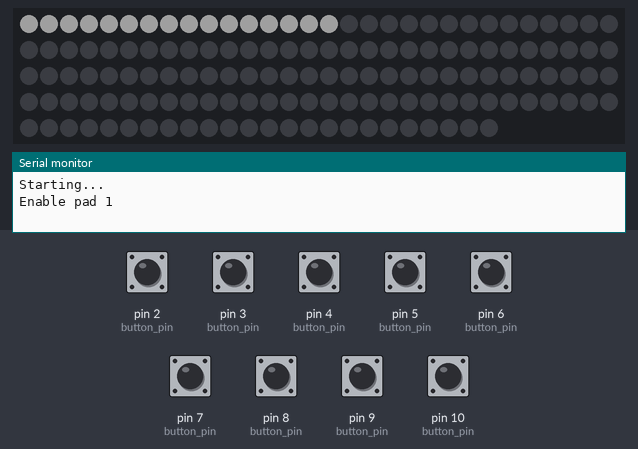
Bench run of a sketch on a simulated Arduino Uno, built with avr-gcc and run on an emulated ATmega328P. Shown: 144 RGB LEDs in strip order, left to right, continuing on the next row, the last lines printed to the serial monitor. Inputs (shaded band) come from the test bench; at power-on: pin 2 (button_pin), pin 3 (button_pin), pin 4 (button_pin), pin 5 (button_pin), pin 6 (button_pin), pin 7 (button_pin), pin 8 (button_pin), pin 9 (button_pin), pin 10 (button_pin) HIGH. Dim RGB values are drawn brighter than linear.

Above: at 0.1 s.
At 0.5 s:
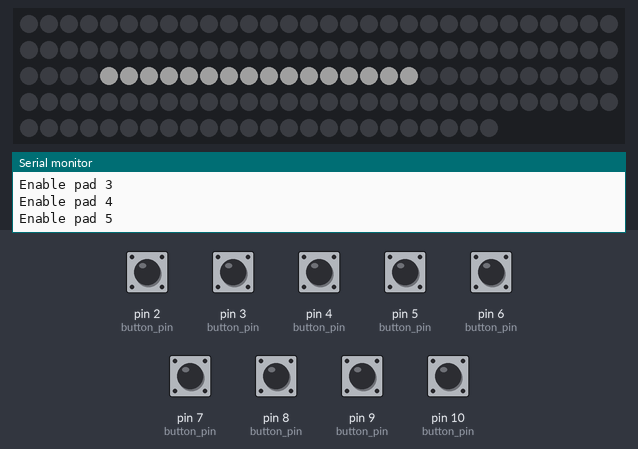
At 1.0 s:
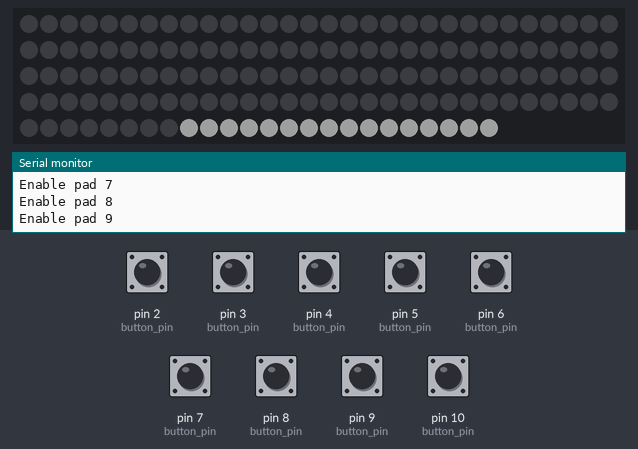
2.4 s: pin 10 (button_pin) pulled LOW for 0.15 s
Timing chart, 0 to 5.4 s (numbered marks = the images above; inputs shaded):
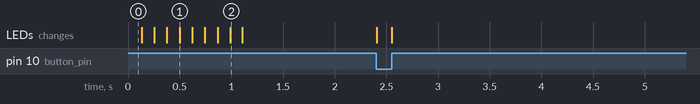

The sketch:

DDR_Pad_Test.ino
```cpp
// /Users/houser/Library/Arduino15/packages/arduino/tools/avrdude/6.3.0-arduino17/bin/avrdude -v -V -patmega328p -carduino "-P/dev/cu.usbserial-840" -b115200

#include <FastLED.h>

// How many leds in your strip?
#define NUM_LEDS        144
#define LED_DATA_PIN    A0
#define BRIGHTNESS      32

#define NUM_PADS         9
#define LEDS_PER_PANEL  16

#define PAD_1           2 //
#define PAD_2           3 //
#define PAD_3           4 //
#define PAD_4           5 //
#define PAD_5           6 //
#define PAD_6           7
#define PAD_7           8
#define PAD_8           9
#define PAD_9           10  //

int pad_enabled[NUM_PADS]  = {1, 1, 1, 1, 1, 1, 1, 1, 1};
                                                          // input pin for buttons
int button_pin[NUM_PADS]  = {PAD_1, PAD_2, PAD_3, PAD_4, PAD_5, PAD_6, PAD_7, PAD_8, PAD_9};
int button[NUM_PADS]      = {0, 0, 0, 0, 0, 0, 0, 0, 0};  // current button state
int button_last[NUM_PADS] = {0, 0, 0, 0, 0, 0, 0, 0, 0};  // previous button state
CRGB leds[NUM_LEDS];                                      // Array of LEDs for FastLED

void read_buttons() {
  // for (int b = 0; b < 1; b++) {
  for (int b = 0; b < NUM_PADS; b++) {
    if (pad_enabled[b]) {
      button_last[b] = button[b];
      button[b] = digitalRead(button_pin[b]);
    }
  }
}

void light_pad(int pad, int value) {
  int led_start = pad * LEDS_PER_PANEL;
  int led_end   = (pad + 1) * LEDS_PER_PANEL;

  CRGB color = CRGB::White;
  if (value == HIGH) {
    color = CRGB::Black;
  }

  for(int i = led_start; i < led_end; i++) {
    leds[i] = color;
  }
}

void light_pads() {
  for (int b = 0; b < NUM_PADS; b++) {
    if (pad_enabled[b] && (button[b] != button_last[b])) {
      char buffer[50];
      sprintf(buffer, "%d:%d", b, button[b]);
      Serial.println(buffer);

      light_pad(b, button[b]);
    }
  }

  FastLED.show();
}

void setup() {
  Serial.begin(115200);
  Serial.println("Starting...");

  FastLED.addLeds<NEOPIXEL, LED_DATA_PIN>(leds, NUM_LEDS);
  FastLED.setBrightness(BRIGHTNESS);

  for (int b = 0; b < NUM_PADS; b++) {
    if (pad_enabled[b]) {
      Serial.print("Enable pad ");
      Serial.println(b+1);

      light_pad(b, LOW);
      FastLED.show();

      pinMode(button_pin[b], INPUT_PULLUP);
      button[b] = digitalRead(button_pin[b]);
      button_last[b] = button[b];

      delay(111);
      light_pad(b, HIGH);
      FastLED.show();
    }
  }

  Serial.println("Ready!");
}

void loop() {
  read_buttons();
  light_pads();
}


/*

void fadeall() {
  for(int i = 0; i < NUM_LEDS; i++) {
    leds[i].nscale8(250);
  }
}


    if (lastButtonState == HIGH) {
      for(int i = 0; i < NUM_LEDS; i++) {
        leds[i] = CRGB::Black;
      }
      FastLED.show();
      delay(25);
    } else {
      // First slide the led in one direction
      for(int i = 0; i < NUM_LEDS; i++) {
          // Set the i'th led to red
          leds[i] = CHSV(hue++, 255, 255);
          // Show the leds
          FastLED.show();
          // now that we've shown the leds, reset the i'th led to black
          // leds[i] = CRGB::Black;
          fadeall();
          // Wait a little bit before we loop around and do it again
          delay(25);
      }

      // Now go in the other direction.
      for(int i = (NUM_LEDS)-1; i >= 0; i--) {
          // Set the i'th led to red
          leds[i] = CHSV(hue++, 255, 255);
          // Show the leds
          FastLED.show();
          // now that we've shown the leds, reset the i'th led to black
          // leds[i] = CRGB::Black;
          fadeall();
          // Wait a little bit before we loop around and do it again
          delay(25);
      }
    }
    */
```
